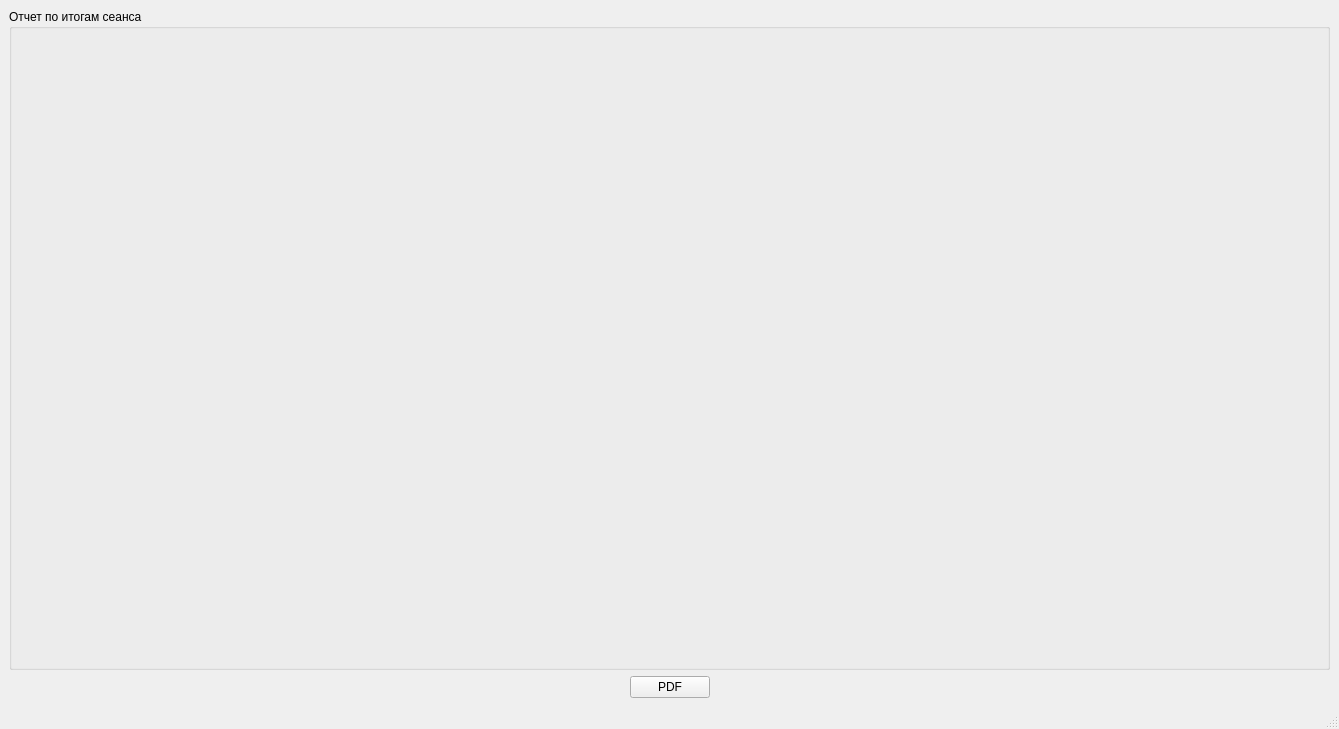
<?xml version="1.0" encoding="UTF-8"?>
<ui version="4.0">
 <class>MainWindow</class>
 <widget class="QMainWindow" name="MainWindow">
  <property name="geometry">
   <rect>
    <x>0</x>
    <y>0</y>
    <width>1339</width>
    <height>729</height>
   </rect>
  </property>
  <property name="windowTitle">
   <string>MainWindow</string>
  </property>
  <widget class="QWidget" name="centralwidget">
   <layout class="QGridLayout" name="gridLayout">
    <item row="1" column="0">
     <spacer name="horizontalSpacer">
      <property name="orientation">
       <enum>Qt::Horizontal</enum>
      </property>
      <property name="sizeHint" stdset="0">
       <size>
        <width>40</width>
        <height>20</height>
       </size>
      </property>
     </spacer>
    </item>
    <item row="1" column="1">
     <widget class="QPushButton" name="pdf_button">
      <property name="text">
       <string>PDF</string>
      </property>
     </widget>
    </item>
    <item row="1" column="2">
     <spacer name="horizontalSpacer_2">
      <property name="orientation">
       <enum>Qt::Horizontal</enum>
      </property>
      <property name="sizeHint" stdset="0">
       <size>
        <width>40</width>
        <height>20</height>
       </size>
      </property>
     </spacer>
    </item>
    <item row="0" column="0" colspan="3">
     <widget class="QGroupBox" name="report_group_box">
      <property name="title">
       <string>Отчет по итогам сеанса</string>
      </property>
     </widget>
    </item>
   </layout>
  </widget>
  <widget class="QMenuBar" name="menubar">
   <property name="geometry">
    <rect>
     <x>0</x>
     <y>0</y>
     <width>1339</width>
     <height>20</height>
    </rect>
   </property>
  </widget>
  <widget class="QStatusBar" name="statusbar"/>
 </widget>
 <resources/>
 <connections/>
</ui>
